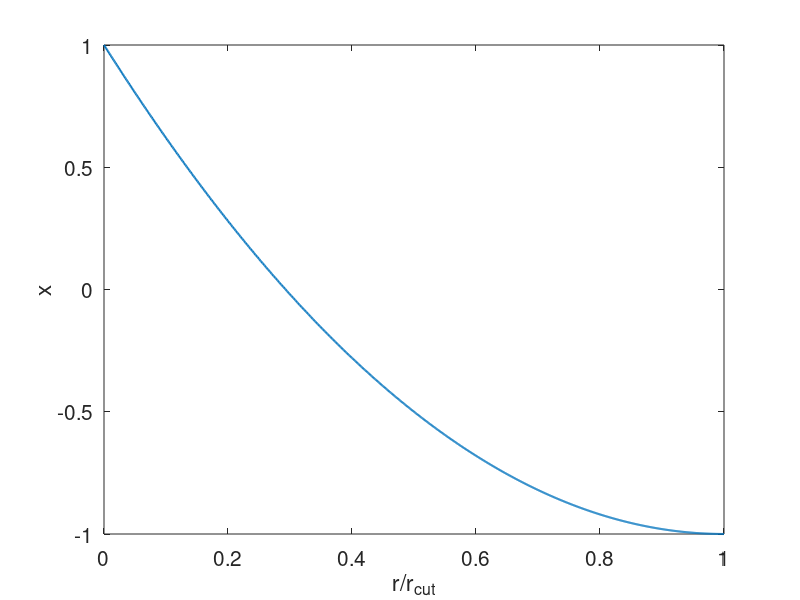
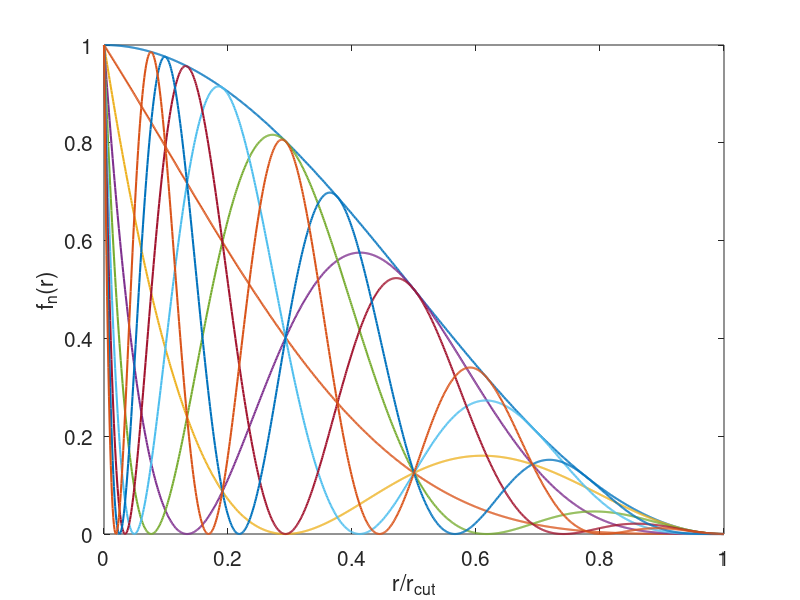

Write MATLAB code to recreate these figures, in order.
clear; close all;
n_max = 9;
r = 0 : 0.001 : 1;
x = 2 * (r-1).^2 - 1;
fc=0.5*cos(pi*r)+0.5;

f = zeros(n_max, length(x));
f(1,:) = 1;
f(2,:) = x;
for n = 3 : n_max
    f(n,:) = 2 * x .* f(n-1,:) - f(n-2,:);
end
for n = 1 : n_max
    f(n,:) = (1+f(n,:))/2 .* fc;
end

figure;
plot(r,x,'-','linewidth',1.5);
xlabel('r/r_{cut}');
ylabel('x');
set(gca,'fontsize',15);

figure;
plot(r,f,'-','linewidth',1.5);hold on;
xlabel('r/r_{cut}');
ylabel('f_n(r)');
set(gca,'fontsize',15);
